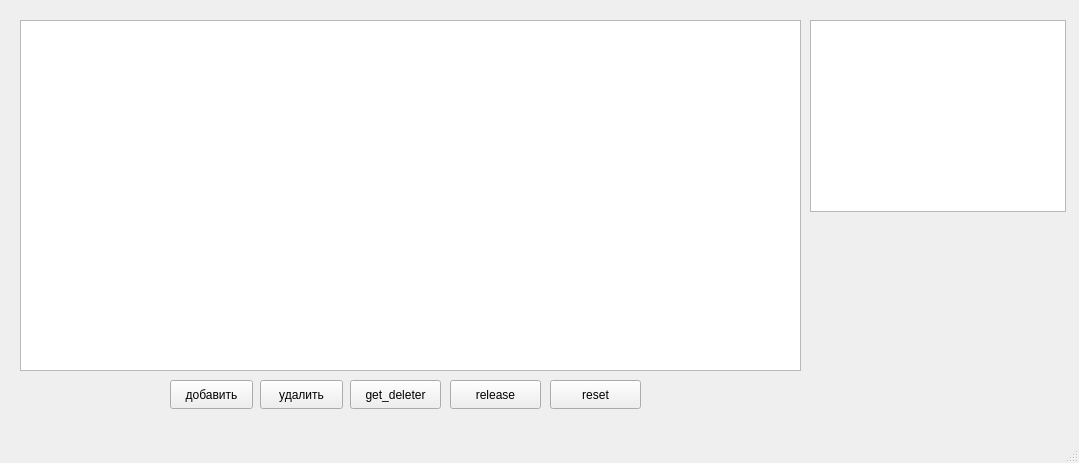
<?xml version="1.0" encoding="UTF-8"?>
<ui version="4.0">
 <class>MainWindow</class>
 <widget class="QMainWindow" name="MainWindow">
  <property name="geometry">
   <rect>
    <x>0</x>
    <y>0</y>
    <width>1079</width>
    <height>463</height>
   </rect>
  </property>
  <property name="windowTitle">
   <string>MainWindow</string>
  </property>
  <widget class="QWidget" name="centralwidget">
   <widget class="QPushButton" name="add">
    <property name="geometry">
     <rect>
      <x>170</x>
      <y>380</y>
      <width>83</width>
      <height>29</height>
     </rect>
    </property>
    <property name="text">
     <string>добавить</string>
    </property>
   </widget>
   <widget class="QPushButton" name="delete_2">
    <property name="geometry">
     <rect>
      <x>260</x>
      <y>380</y>
      <width>83</width>
      <height>29</height>
     </rect>
    </property>
    <property name="text">
     <string>удалить</string>
    </property>
   </widget>
   <widget class="QTableWidget" name="tableWidget">
    <property name="geometry">
     <rect>
      <x>20</x>
      <y>20</y>
      <width>781</width>
      <height>351</height>
     </rect>
    </property>
   </widget>
   <widget class="QTextBrowser" name="textBrowser">
    <property name="geometry">
     <rect>
      <x>810</x>
      <y>20</y>
      <width>256</width>
      <height>192</height>
     </rect>
    </property>
   </widget>
   <widget class="QPushButton" name="pushButton_2">
    <property name="geometry">
     <rect>
      <x>350</x>
      <y>380</y>
      <width>91</width>
      <height>29</height>
     </rect>
    </property>
    <property name="text">
     <string>get_deleter</string>
    </property>
   </widget>
   <widget class="QPushButton" name="pushButton_3">
    <property name="geometry">
     <rect>
      <x>450</x>
      <y>380</y>
      <width>91</width>
      <height>29</height>
     </rect>
    </property>
    <property name="text">
     <string>release</string>
    </property>
   </widget>
   <widget class="QPushButton" name="pushButton_4">
    <property name="geometry">
     <rect>
      <x>550</x>
      <y>380</y>
      <width>91</width>
      <height>29</height>
     </rect>
    </property>
    <property name="text">
     <string>reset</string>
    </property>
   </widget>
  </widget>
  <widget class="QMenuBar" name="menubar">
   <property name="geometry">
    <rect>
     <x>0</x>
     <y>0</y>
     <width>1079</width>
     <height>25</height>
    </rect>
   </property>
  </widget>
  <widget class="QStatusBar" name="statusbar"/>
 </widget>
 <resources/>
 <connections/>
</ui>
